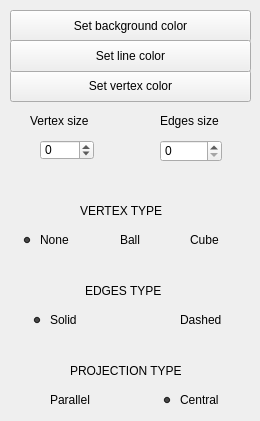
<?xml version="1.0" encoding="UTF-8"?>
<ui version="4.0">
 <class>ViewSettings</class>
 <widget class="QWidget" name="ViewSettings">
  <property name="geometry">
   <rect>
    <x>0</x>
    <y>0</y>
    <width>260</width>
    <height>421</height>
   </rect>
  </property>
  <property name="windowTitle">
   <string>Form</string>
  </property>
  <widget class="QLabel" name="label_16">
   <property name="geometry">
    <rect>
     <x>30</x>
     <y>110</y>
     <width>71</width>
     <height>21</height>
    </rect>
   </property>
   <property name="text">
    <string>Vertex size</string>
   </property>
  </widget>
  <widget class="QLabel" name="label_20">
   <property name="geometry">
    <rect>
     <x>160</x>
     <y>110</y>
     <width>71</width>
     <height>21</height>
    </rect>
   </property>
   <property name="text">
    <string>Edges size</string>
   </property>
  </widget>
  <widget class="QPushButton" name="bt_bg_color">
   <property name="geometry">
    <rect>
     <x>10</x>
     <y>10</y>
     <width>241</width>
     <height>32</height>
    </rect>
   </property>
   <property name="text">
    <string>Set background color</string>
   </property>
  </widget>
  <widget class="QGroupBox" name="groupBox_2">
   <property name="geometry">
    <rect>
     <x>10</x>
     <y>250</y>
     <width>240</width>
     <height>90</height>
    </rect>
   </property>
   <property name="styleSheet">
    <string notr="true">background-color: transparent;
border: 0px solid black;</string>
   </property>
   <property name="title">
    <string/>
   </property>
   <widget class="QLabel" name="label_21">
    <property name="geometry">
     <rect>
      <x>75</x>
      <y>30</y>
      <width>91</width>
      <height>21</height>
     </rect>
    </property>
    <property name="text">
     <string>EDGES TYPE</string>
    </property>
   </widget>
   <widget class="QRadioButton" name="rb_et_solid">
    <property name="enabled">
     <bool>true</bool>
    </property>
    <property name="geometry">
     <rect>
      <x>20</x>
      <y>60</y>
      <width>61</width>
      <height>20</height>
     </rect>
    </property>
    <property name="text">
     <string>Solid</string>
    </property>
    <property name="checked">
     <bool>true</bool>
    </property>
   </widget>
   <widget class="QRadioButton" name="rb_et_dashed">
    <property name="geometry">
     <rect>
      <x>150</x>
      <y>60</y>
      <width>71</width>
      <height>20</height>
     </rect>
    </property>
    <property name="text">
     <string>Dashed</string>
    </property>
    <property name="checked">
     <bool>false</bool>
    </property>
   </widget>
  </widget>
  <widget class="QGroupBox" name="groupBox">
   <property name="geometry">
    <rect>
     <x>10</x>
     <y>170</y>
     <width>240</width>
     <height>90</height>
    </rect>
   </property>
   <property name="styleSheet">
    <string notr="true">background-color: transparent;
border: 0px solid black;</string>
   </property>
   <property name="title">
    <string/>
   </property>
   <widget class="QLabel" name="label_22">
    <property name="geometry">
     <rect>
      <x>70</x>
      <y>30</y>
      <width>91</width>
      <height>21</height>
     </rect>
    </property>
    <property name="text">
     <string>VERTEX TYPE</string>
    </property>
   </widget>
   <widget class="QRadioButton" name="rb_vt_none">
    <property name="geometry">
     <rect>
      <x>10</x>
      <y>60</y>
      <width>61</width>
      <height>20</height>
     </rect>
    </property>
    <property name="text">
     <string>None</string>
    </property>
    <property name="checked">
     <bool>true</bool>
    </property>
   </widget>
   <widget class="QRadioButton" name="rb_vt_ball">
    <property name="geometry">
     <rect>
      <x>90</x>
      <y>60</y>
      <width>61</width>
      <height>20</height>
     </rect>
    </property>
    <property name="text">
     <string>Ball</string>
    </property>
    <property name="checked">
     <bool>false</bool>
    </property>
   </widget>
   <widget class="QRadioButton" name="rb_vt_cube">
    <property name="geometry">
     <rect>
      <x>160</x>
      <y>60</y>
      <width>61</width>
      <height>20</height>
     </rect>
    </property>
    <property name="text">
     <string>Cube</string>
    </property>
    <property name="checked">
     <bool>false</bool>
    </property>
   </widget>
  </widget>
  <widget class="QSpinBox" name="sb_vertex_size">
   <property name="geometry">
    <rect>
     <x>40</x>
     <y>140</y>
     <width>54</width>
     <height>20</height>
    </rect>
   </property>
   <property name="minimum">
    <number>-360</number>
   </property>
   <property name="maximum">
    <number>360</number>
   </property>
   <property name="stepType">
    <enum>QAbstractSpinBox::DefaultStepType</enum>
   </property>
   <property name="value">
    <number>0</number>
   </property>
  </widget>
  <widget class="QPushButton" name="bt_vertex_color">
   <property name="geometry">
    <rect>
     <x>10</x>
     <y>70</y>
     <width>241</width>
     <height>32</height>
    </rect>
   </property>
   <property name="text">
    <string>Set vertex color</string>
   </property>
  </widget>
  <widget class="QGroupBox" name="groupBox_3">
   <property name="geometry">
    <rect>
     <x>10</x>
     <y>330</y>
     <width>240</width>
     <height>90</height>
    </rect>
   </property>
   <property name="styleSheet">
    <string notr="true">background-color: transparent;
border: 0px solid black;</string>
   </property>
   <property name="title">
    <string/>
   </property>
   <widget class="QLabel" name="label_23">
    <property name="geometry">
     <rect>
      <x>60</x>
      <y>30</y>
      <width>121</width>
      <height>21</height>
     </rect>
    </property>
    <property name="text">
     <string>PROJECTION TYPE</string>
    </property>
   </widget>
   <widget class="QRadioButton" name="rb_pt_parallel">
    <property name="geometry">
     <rect>
      <x>20</x>
      <y>60</y>
      <width>91</width>
      <height>20</height>
     </rect>
    </property>
    <property name="text">
     <string>Parallel</string>
    </property>
    <property name="checked">
     <bool>false</bool>
    </property>
   </widget>
   <widget class="QRadioButton" name="rb_pt_central">
    <property name="geometry">
     <rect>
      <x>150</x>
      <y>60</y>
      <width>81</width>
      <height>20</height>
     </rect>
    </property>
    <property name="text">
     <string>Central</string>
    </property>
    <property name="checked">
     <bool>true</bool>
    </property>
   </widget>
  </widget>
  <widget class="QPushButton" name="bt_line_color">
   <property name="geometry">
    <rect>
     <x>10</x>
     <y>40</y>
     <width>241</width>
     <height>32</height>
    </rect>
   </property>
   <property name="text">
    <string>Set line color</string>
   </property>
  </widget>
  <widget class="QDoubleSpinBox" name="sb_line_width">
   <property name="geometry">
    <rect>
     <x>160</x>
     <y>140</y>
     <width>62</width>
     <height>22</height>
    </rect>
   </property>
   <property name="decimals">
    <number>0</number>
   </property>
  </widget>
 </widget>
 <resources/>
 <connections/>
</ui>
